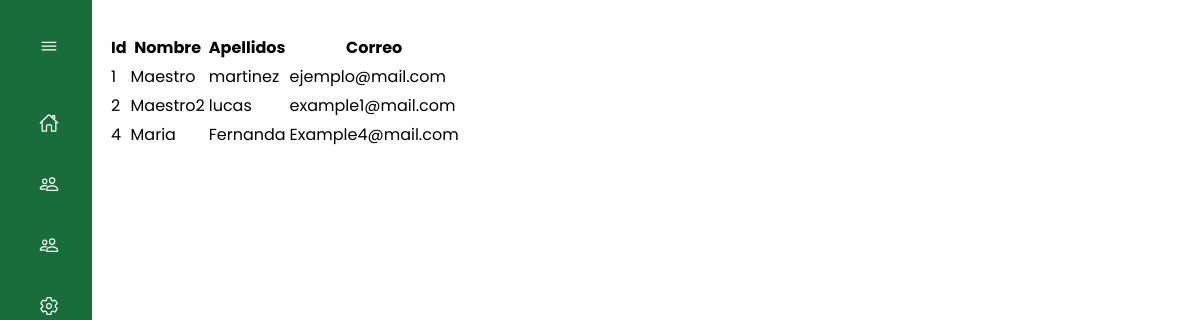
Screenshot of /Php/Maestro/VerAsesoresM.php (signed in) with the database file from the repository.
### tables this page shows
CREATE TABLE `asesores` (
  `id` int(11) NOT NULL,
  `nombre` text NOT NULL,
  `apellidos` text NOT NULL,
  `correo` text NOT NULL,
  `contrasena` varchar(250) NOT NULL,
  `id_cargo` int(11) NOT NULL
);

### Php/Maestro/VerAsesoresM.php (the view, shortened to what this page needs)
<!DOCTYPE html>
<html lang="en">
<head>
    <link rel="stylesheet" href="css/navbar.css">
    <link href="https://unpkg.com/vanilla-datatables@latest/dist/vanilla-dataTables.min.css" rel="stylesheet" type="text/css">
</head>
<body id="body-pd">
<?php
    include 'navbarM.php';
?>
<div>
            <table id="tabla" class="table table-bordered">
                <thead>
                    <tr>
                        <th>Id</th>
                        <th>Nombre</th>
                        <th>Apellidos</th>
                        <th>Correo</th>
                    </tr>
                </thead>
                <tbody>
                    <?php
                 include '../config.php';
                 $sql = "SELECT id, nombre, apellidos, correo, id_cargo FROM asesores order by id asc";
                 $rta = mysqli_query($conn, $sql);
                 while($mostrar = mysqli_fetch_row($rta)){
                    ?>
                    <tr>
                        <td>
                            <?php echo $mostrar['0'] ?>
                        </td>
                        <td>
                            <?php echo $mostrar['1'] ?>
                        </td>
                        <td>
                            <?php echo $mostrar['2'] ?>
                        </td>
                        <td>
                            <?php echo $mostrar['3'] ?>
                        </td>
                    </tr>
                    <?php
                    }
                    ?>
                </tbody>
            </table>
        </div>
</body>
</html>

### css/navbar.css (style rules this page uses)
:root { --nav-width: 92px; --first-color: #0C5DF4; --bg-color: #196d3b; --sub-color: #B6CEFC; --white-color: #FFF; --body-font: 'Poppins', sans-serif; --normal-font-size: 1rem; --small-font-size: .875rem; --z-fixed: 100; }
body { position: relative; margin: 0; padding: 2rem 0 0 6.75rem; font-family: var(--body-font); font-size: var(--normal-font-size); transition: .5s; }

### rows the page displays
asesores: id "1", nombre "Maestro", apellidos "martinez", correo "ejemplo@mail.com"
asesores: id "2", nombre "Maestro2", apellidos "lucas", correo "example1@mail.com"
asesores: id "4", nombre "Maria", apellidos "Fernanda", correo "Example4@mail.com"
